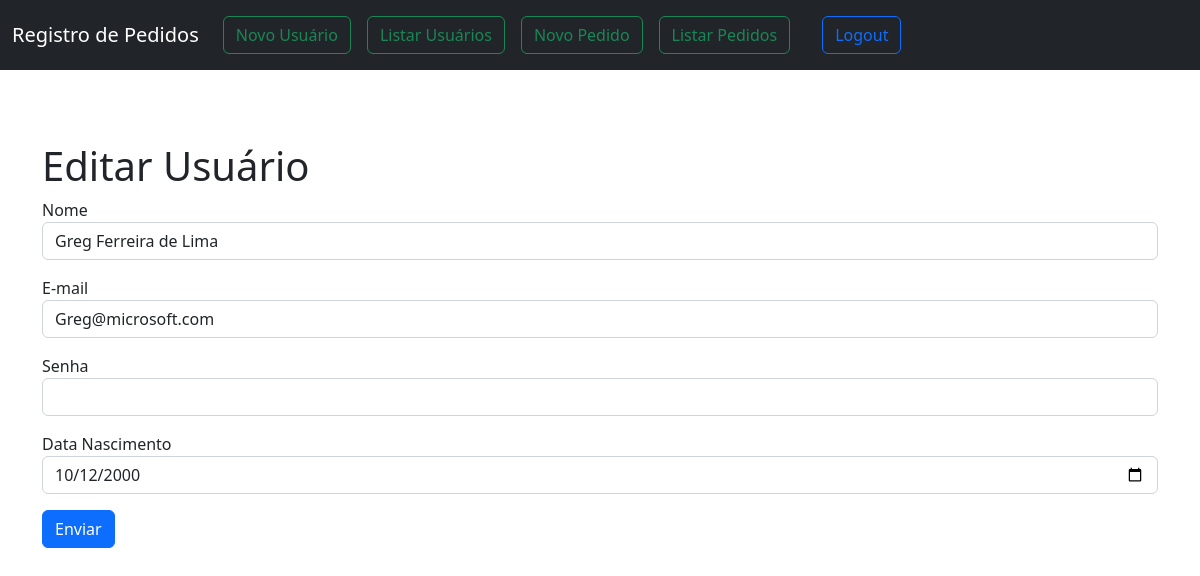
Page /menu.php?page=editar&id=1 (signed in) on the committed database.
### tables this page shows
CREATE TABLE `usuarios` (
  `id` int(10) UNSIGNED NOT NULL,
  `nome` varchar(45) NOT NULL,
  `email` varchar(255) NOT NULL,
  `senha` varchar(255) NOT NULL,
  `data_nasc` date DEFAULT NULL
);

### editar-usuario.php (the view, shortened to what this page needs)
<br>
<h1>Editar Usuário</h1>
<?php
    $sql = "SELECT * FROM usuarios WHERE id=".$_REQUEST["id"];
    $res = $conn->query($sql);
    $row = $res->fetch_object();
?>
<form action="?page=salvar" method="POST">
    <div class="mb-3">
        <label>Nome</label>
        <input type="text" name="nome" value="<?php print $row->nome; ?>" class="form-control">
    </div>
    <div class="mb-3">
        <label>E-mail</label>
        <input type="email" name="email" value="<?php print $row->email; ?>" class="form-control">
    </div>
    <div class="mb-3">
        <label>Senha</label>
        <input type="password" name="senha" class="form-control" required>
    </div>
    <div class="mb-3">
        <label>Data Nascimento</label>
        <input type="date" name="data_nasc" value="<?php print $row->data_nasc; ?>" class="form-control">
    </div>
    <div class="mb-3">
        <button type="submit" class="btn btn-primary">Enviar</button>
    </div>
</form>

### rows in the picture
usuarios: nome "Greg Ferreira de Lima", email "Greg@microsoft.com", data_nasc "10/12/2000"
